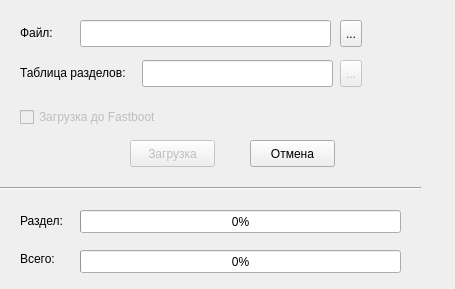
<?xml version="1.0" encoding="UTF-8"?>
<ui version="4.0">
 <class>usbloader</class>
 <widget class="QDialog" name="usbloader">
  <property name="windowModality">
   <enum>Qt::ApplicationModal</enum>
  </property>
  <property name="geometry">
   <rect>
    <x>0</x>
    <y>0</y>
    <width>455</width>
    <height>289</height>
   </rect>
  </property>
  <property name="windowTitle">
   <string>USB-Загрузка</string>
  </property>
  <widget class="QLabel" name="label_3">
   <property name="geometry">
    <rect>
     <x>20</x>
     <y>24</y>
     <width>54</width>
     <height>17</height>
    </rect>
   </property>
   <property name="text">
    <string>Файл:</string>
   </property>
  </widget>
  <widget class="QLineEdit" name="filename">
   <property name="geometry">
    <rect>
     <x>80</x>
     <y>20</y>
     <width>251</width>
     <height>27</height>
    </rect>
   </property>
   <property name="readOnly">
    <bool>true</bool>
   </property>
  </widget>
  <widget class="QToolButton" name="fselector">
   <property name="geometry">
    <rect>
     <x>340</x>
     <y>20</y>
     <width>22</width>
     <height>27</height>
    </rect>
   </property>
   <property name="text">
    <string>...</string>
   </property>
  </widget>
  <widget class="QPushButton" name="okbutton">
   <property name="enabled">
    <bool>false</bool>
   </property>
   <property name="geometry">
    <rect>
     <x>130</x>
     <y>140</y>
     <width>85</width>
     <height>27</height>
    </rect>
   </property>
   <property name="text">
    <string>Загрузка</string>
   </property>
  </widget>
  <widget class="QPushButton" name="cancelbutton">
   <property name="geometry">
    <rect>
     <x>250</x>
     <y>140</y>
     <width>85</width>
     <height>27</height>
    </rect>
   </property>
   <property name="text">
    <string>Отмена</string>
   </property>
  </widget>
  <widget class="Line" name="line">
   <property name="geometry">
    <rect>
     <x>0</x>
     <y>180</y>
     <width>421</width>
     <height>16</height>
    </rect>
   </property>
   <property name="orientation">
    <enum>Qt::Horizontal</enum>
   </property>
  </widget>
  <widget class="QProgressBar" name="partbar">
   <property name="geometry">
    <rect>
     <x>80</x>
     <y>210</y>
     <width>321</width>
     <height>23</height>
    </rect>
   </property>
   <property name="value">
    <number>0</number>
   </property>
  </widget>
  <widget class="QLabel" name="label_4">
   <property name="geometry">
    <rect>
     <x>20</x>
     <y>212</y>
     <width>54</width>
     <height>17</height>
    </rect>
   </property>
   <property name="text">
    <string>Раздел:</string>
   </property>
  </widget>
  <widget class="QLabel" name="label_5">
   <property name="geometry">
    <rect>
     <x>20</x>
     <y>250</y>
     <width>54</width>
     <height>17</height>
    </rect>
   </property>
   <property name="text">
    <string>Всего:</string>
   </property>
  </widget>
  <widget class="QProgressBar" name="totalbar">
   <property name="geometry">
    <rect>
     <x>80</x>
     <y>250</y>
     <width>321</width>
     <height>23</height>
    </rect>
   </property>
   <property name="value">
    <number>0</number>
   </property>
  </widget>
  <widget class="QCheckBox" name="fbflag">
   <property name="enabled">
    <bool>false</bool>
   </property>
   <property name="geometry">
    <rect>
     <x>20</x>
     <y>106</y>
     <width>161</width>
     <height>22</height>
    </rect>
   </property>
   <property name="text">
    <string>Загрузка до Fastboot</string>
   </property>
  </widget>
  <widget class="QLineEdit" name="ptfilename">
   <property name="enabled">
    <bool>true</bool>
   </property>
   <property name="geometry">
    <rect>
     <x>142</x>
     <y>60</y>
     <width>191</width>
     <height>27</height>
    </rect>
   </property>
   <property name="readOnly">
    <bool>true</bool>
   </property>
  </widget>
  <widget class="QLabel" name="label">
   <property name="geometry">
    <rect>
     <x>20</x>
     <y>64</y>
     <width>121</width>
     <height>17</height>
    </rect>
   </property>
   <property name="text">
    <string>Таблица разделов:</string>
   </property>
  </widget>
  <widget class="QToolButton" name="ptselector">
   <property name="enabled">
    <bool>false</bool>
   </property>
   <property name="geometry">
    <rect>
     <x>340</x>
     <y>60</y>
     <width>22</width>
     <height>27</height>
    </rect>
   </property>
   <property name="text">
    <string>...</string>
   </property>
  </widget>
 </widget>
 <resources/>
 <connections>
  <connection>
   <sender>cancelbutton</sender>
   <signal>clicked()</signal>
   <receiver>usbloader</receiver>
   <slot>reject()</slot>
   <hints>
    <hint type="sourcelabel">
     <x>351</x>
     <y>87</y>
    </hint>
    <hint type="destinationlabel">
     <x>317</x>
     <y>85</y>
    </hint>
   </hints>
  </connection>
  <connection>
   <sender>okbutton</sender>
   <signal>clicked()</signal>
   <receiver>usbloader</receiver>
   <slot>exec()</slot>
   <hints>
    <hint type="sourcelabel">
     <x>355</x>
     <y>33</y>
    </hint>
    <hint type="destinationlabel">
     <x>324</x>
     <y>33</y>
    </hint>
   </hints>
  </connection>
  <connection>
   <sender>fselector</sender>
   <signal>clicked()</signal>
   <receiver>usbloader</receiver>
   <slot>browse()</slot>
   <hints>
    <hint type="sourcelabel">
     <x>249</x>
     <y>79</y>
    </hint>
    <hint type="destinationlabel">
     <x>253</x>
     <y>35</y>
    </hint>
   </hints>
  </connection>
  <connection>
   <sender>ptselector</sender>
   <signal>clicked()</signal>
   <receiver>usbloader</receiver>
   <slot>ptbrowse()</slot>
   <hints>
    <hint type="sourcelabel">
     <x>345</x>
     <y>77</y>
    </hint>
    <hint type="destinationlabel">
     <x>333</x>
     <y>107</y>
    </hint>
   </hints>
  </connection>
 </connections>
 <slots>
  <slot>browse()</slot>
  <slot>ptbrowse()</slot>
 </slots>
</ui>
